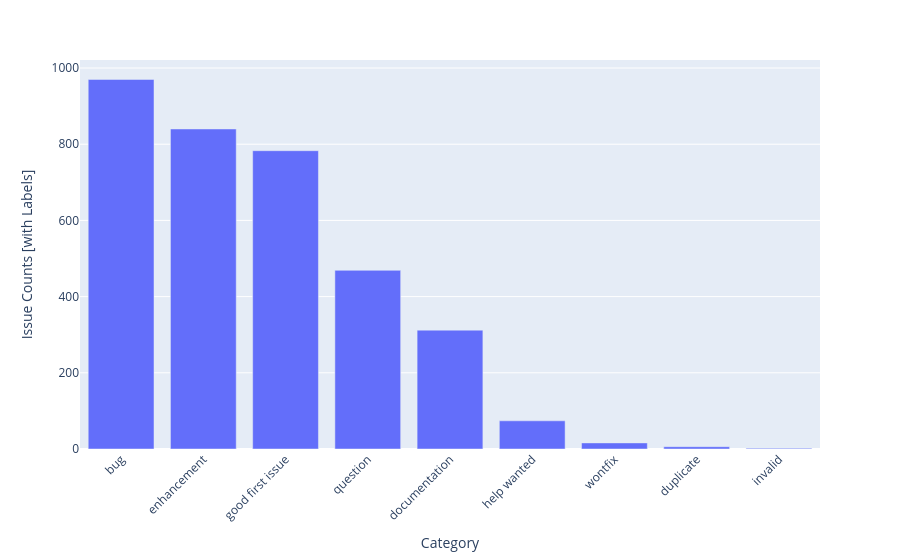

Notebook code cell kept with this figure:
### Code cell
# import plotly.express as px


# # Function to get categories from labels
# def get_categories_from_labels(labels):
#     categories = set()
#     for label in labels:
#         if label in category_labels:
#             categories.add(category_labels[label])
#     if not categories:
#         return pd.NA
#     else:
#         return categories.pop()


# issues_file = "data/issues.json"
# df_issues = pd.read_json(issues_file, lines=True)

# # Apply the function to the data
# df_issues["category"] = df_issues["labels"].apply(get_categories_from_labels)

# # Get the distribution of categories
# category_distribution = df_issues["category"].value_counts().reset_index()

# # Create bar chart using Plotly
# fig = px.bar(category_distribution, x="category", y="count")

# # Update layout for better readability
# fig.update_layout(
#     xaxis_tickangle=-45,
#     xaxis_title="Category",
#     yaxis_title="Issue Counts [with Labels]",
# )

# # Show the plot
# fig.show()

### Figure 1 — Plotly figure (JSON) as saved in the notebook; plotly's stock layout.template omitted (floating-point values rounded to 4 significant figures)
{"data": [{"alignmentgroup": "True", "hovertemplate": "category=%{x}<br>count=%{y}<extra></extra>", "legendgroup": "", "marker": {"color": "#636efa", "pattern": {"shape": ""}}, "name": "", "offsetgroup": "", "orientation": "v", "showlegend": false, "textposition": "auto", "type": "bar", "x": ["bug", "enhancement", "good first issue", "question", "documentation", "help wanted", "wontfix", "duplicate", "invalid"], "xaxis": "x", "y": [970, 840, 783, 469, 312, 74, 16, 6, 2], "yaxis": "y"}], "layout": {"barmode": "relative", "legend": {"tracegroupgap": 0}, "margin": {"t": 60}, "xaxis": {"anchor": "y", "domain": [0, 1], "tickangle": -45, "title": {"text": "Category"}}, "yaxis": {"anchor": "x", "domain": [0, 1], "title": {"text": "Issue Counts [with Labels]"}}}}
